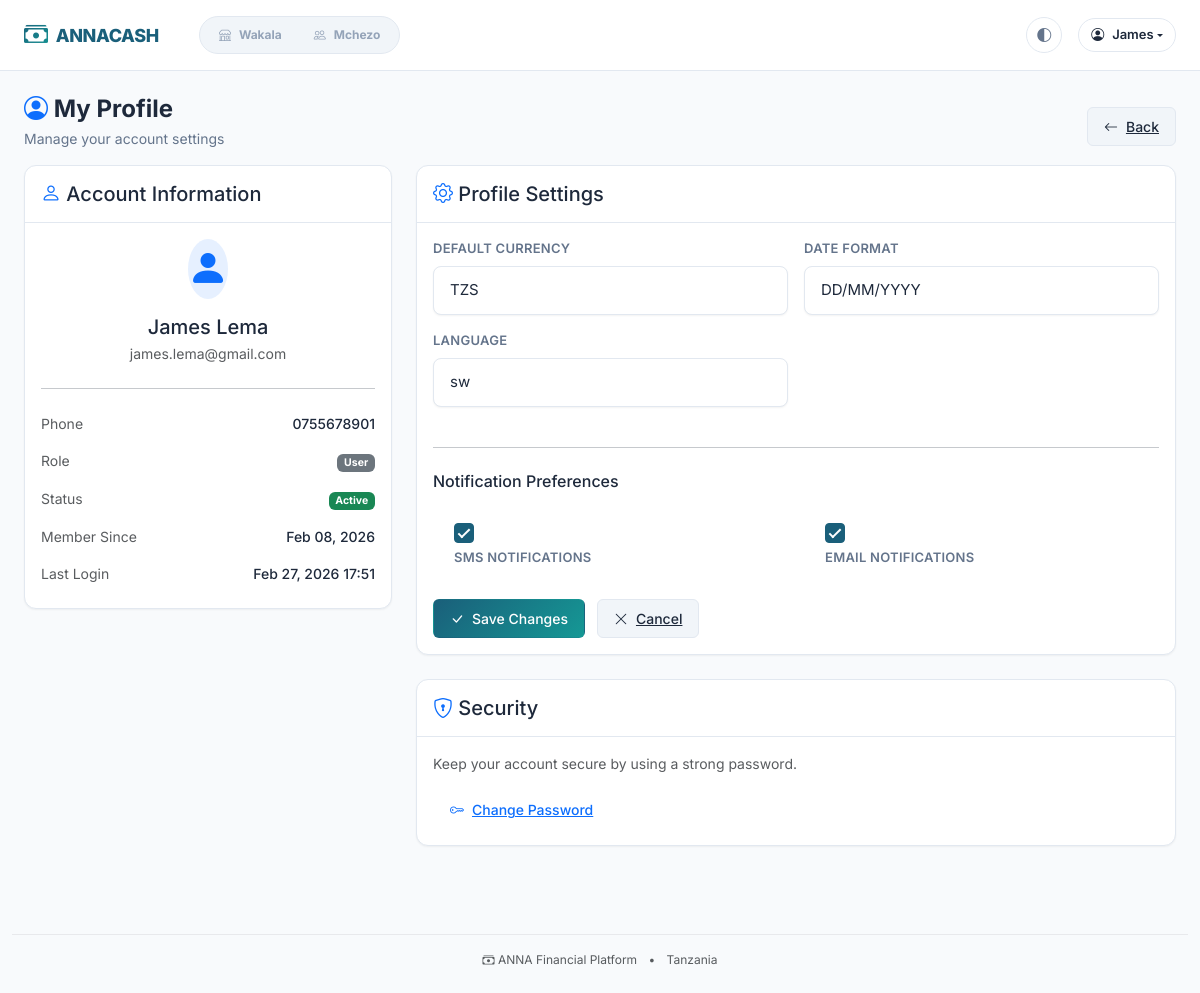
/accounts/profile/ (signed in), run on an earlier commit of the app's database.
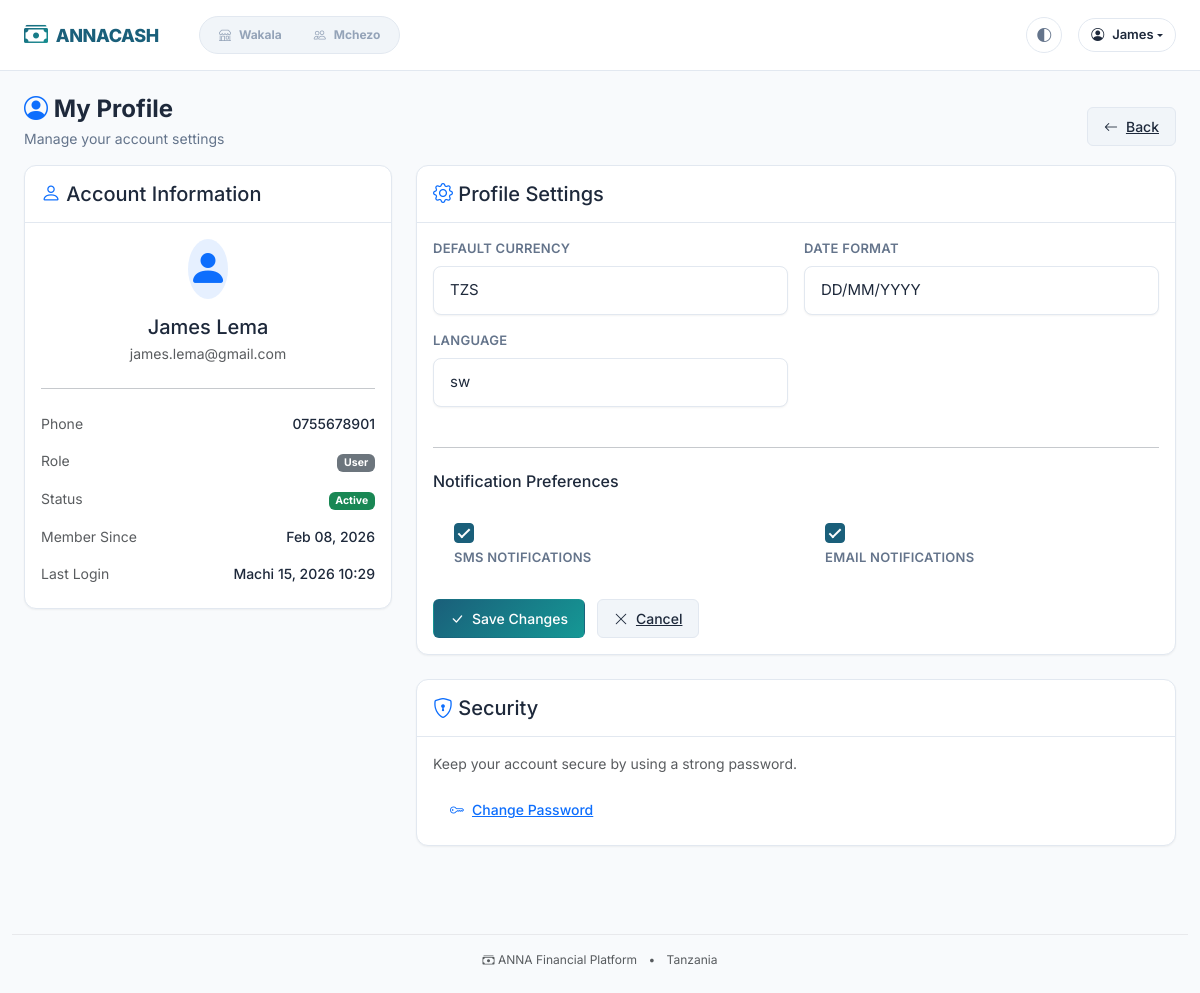
And on a later commit of the database.
### accounts/models.py (models this page shows, shortened)
class User(AbstractBaseUser, PermissionsMixin):
    email = models.EmailField(unique=True)
    phone_number = models.CharField(max_length=20, unique=True, blank=True, null=True)
    first_name = models.CharField(max_length=100)
    last_name = models.CharField(max_length=100)
    is_active = models.BooleanField(default=True)
    is_staff = models.BooleanField(default=False)
    is_superuser = models.BooleanField(default=False)
    date_joined = models.DateTimeField(default=timezone.now)
    last_login = models.DateTimeField(blank=True, null=True)
    profile_image = models.ImageField(upload_to="profiles/", blank=True, null=True)
    bio = models.TextField(blank=True)
    timezone = models.CharField(max_length=50, default="Africa/Nairobi")
    national_id = models.CharField(max_length=20, blank=True, null=True)
    region = models.CharField(max_length=100, blank=True)
    district = models.CharField(max_length=100, blank=True)
    objects = UserManager()
    USERNAME_FIELD = "email"
    REQUIRED_FIELDS = ["first_name", "last_name"]
    class Meta:
        verbose_name = "User"
        verbose_name_plural = "Users"
        ordering = ["-date_joined"]
    def get_full_name(self):
        return f"{self.first_name} {self.last_name}".strip()

### accounts/views.py (the view)
# urls.py: path("profile/", views.UserProfileView.as_view(), name="profile"),
class UserProfileView(LoginRequiredMixin, UpdateView):
    model = UserProfile
    form_class = UserProfileForm
    template_name = "accounts/profile.html"
    success_url = reverse_lazy("accounts:profile")
    def get_object(self, queryset=None):
        profile, created = UserProfile.objects.get_or_create(user=self.request.user)
        return profile
    def get_context_data(self, **kwargs):
        context = super().get_context_data(**kwargs)
        context["user"] = self.request.user
        return context

### accounts/forms.py
class UserProfileForm(FormStyleMixin, forms.ModelForm):
    class Meta:
        model = UserProfile
        fields = (
            "default_currency",
            "date_format",
            "language",
            "sms_notifications",
            "email_notifications",
        )

### core/context_processors.py (called while the page is built, shortened)
def navigation_context(request):
    from core.models import WakalaRole, MchezoRole
    wakala_roles = WakalaRole.objects.filter(
        user=request.user, is_active=True
    ).select_related("wakala")
    wakalas = [role.wakala for role in wakala_roles]
    mchezo_roles = MchezoRole.objects.filter(
        user=request.user, is_active=True
    ).select_related("group")
    mchezo_groups = [role.group for role in mchezo_roles]
    return {
        "wakalas": wakalas,
        "mchezo_groups": mchezo_groups,
        "has_wakala_access": len(wakalas) > 0,
        "has_mchezo_access": len(mchezo_groups) > 0,
    }

### templates/accounts/profile.html (shortened to what the changed rows need)
{% extends 'base.html' %}
{% block content %}
<div class="row">
    <div class="col-lg-4 mb-4">
        <div class="anna-card">
            <div class="anna-card-body">
                <div class="text-center mb-4">
                    <div class="avatar-lg bg-primary bg-opacity-10 text-primary rounded-circle d-inline-flex align-items-center justify-content-center mb-3">
                        <i class="bi bi-person-fill fs-1"></i>
                    </div>
                    <h5 class="mb-1">{{ user.get_full_name|default:user.email }}</h5>
                    <p class="text-muted mb-0">{{ user.email }}</p>
                </div>
                <ul class="list-unstyled mb-0">
                    <li class="d-flex justify-content-between py-2">
                        <span class="text-muted">Phone</span>
                        <span class="fw-medium">{{ user.phone_number|default:"-" }}</span>
                    </li>
                    <li class="d-flex justify-content-between py-2">
                        <span class="text-muted">Member Since</span>
                        <span class="fw-medium">{{ user.date_joined|date:"M d, Y" }}</span>
                    </li>
                    <li class="d-flex justify-content-between py-2">
                        <span class="text-muted">Last Login</span>
                        <span class="fw-medium">{{ user.last_login|date:"M d, Y H:i" }}</span>
                    </li>
                </ul>
            </div>
        </div>
    </div>
</div>
{% endblock %}

### templates/base.html (shortened to what this page needs)
<!DOCTYPE html>
<html lang="sw">
<head>
    {% load static %}
    <link href="https://cdn.jsdelivr.net/npm/bootstrap@5.3.0/dist/css/bootstrap.min.css" rel="stylesheet">
    <link href="https://cdn.jsdelivr.net/npm/bootstrap-icons@1.11.0/font/bootstrap-icons.css" rel="stylesheet">
    <link href="{% static 'css/variables.css' %}" rel="stylesheet">
    <link href="{% static 'css/anna.css' %}" rel="stylesheet">
</head>
<body>
    <nav class="navbar navbar-expand-lg anna-navbar">
        <div class="container-fluid px-3 px-lg-4">
            <a class="navbar-brand anna-navbar-brand" href="/">
                <i class="bi bi-cash-stack"></i> ANNACASH
            </a>
            {% if user.is_authenticated %}
            <div class="collapse navbar-collapse" id="navbarNav">
                <div class="anna-app-switcher ms-lg-4 me-auto d-none d-lg-flex">
                    {% if has_wakala_access %}
                    <a href="{% url 'dashboard:app_switcher' %}?app=wakala" class="anna-app-switcher-btn {% if request.path|slice:':8' == '/wakala' or '/wakala/' in request.path %}active{% endif %}">
                        <i class="bi bi-shop"></i> Wakala
                    </a>
                    {% endif %}
                    {% if has_mchezo_access %}
                    <a href="{% url 'dashboard:app_switcher' %}?app=mchezo" class="anna-app-switcher-btn {% if request.path|slice:':7' == '/mchezo' or '/mchezo/' in request.path %}active{% endif %}">
                        <i class="bi bi-people"></i> Mchezo
                    </a>
                    {% endif %}
                </div>
                <div class="d-flex flex-column flex-lg-row align-items-lg-center gap-3 mt-3 mt-lg-0 ms-auto">
                    <button class="theme-toggle d-none d-lg-flex" title="Cycle theme">
                        <i class="bi bi-circle-half"></i>
                    </button>
                    <div class="dropdown d-none d-lg-block">
                        <button class="anna-user-menu-btn dropdown-toggle d-flex align-items-center" type="button" data-bs-toggle="dropdown" aria-expanded="false">
                            <i class="bi bi-person-circle me-2"></i>
                            <span class="d-none d-sm-inline">{{ user.first_name|default:user.email|truncatechars:15 }}</span>
                        </button>
                    </div>
                </div>
            </div>
            {% endif %}
        </div>
    </nav>
    <main class="container-fluid px-3 px-lg-4 py-4">
        {% block content %}{% endblock %}
    </main>
    <footer class="text-center py-4 text-muted" style="font-size: 0.75rem;">
        <div class="container-fluid">
            <hr class="my-3" style="opacity: 0.1;">
            <p class="mb-0">
                <i class="bi bi-cash-stack"></i> ANNA Financial Platform
                <span class="mx-2">•</span>
                Tanzania
            </p>
        </div>
    </footer>
</body>
</html>

What changed in the data, as far as the page shows it:
changed User "James Lema": last_login "Feb 27, 2026 17:51" → "Machi 15, 2026 10:29"
